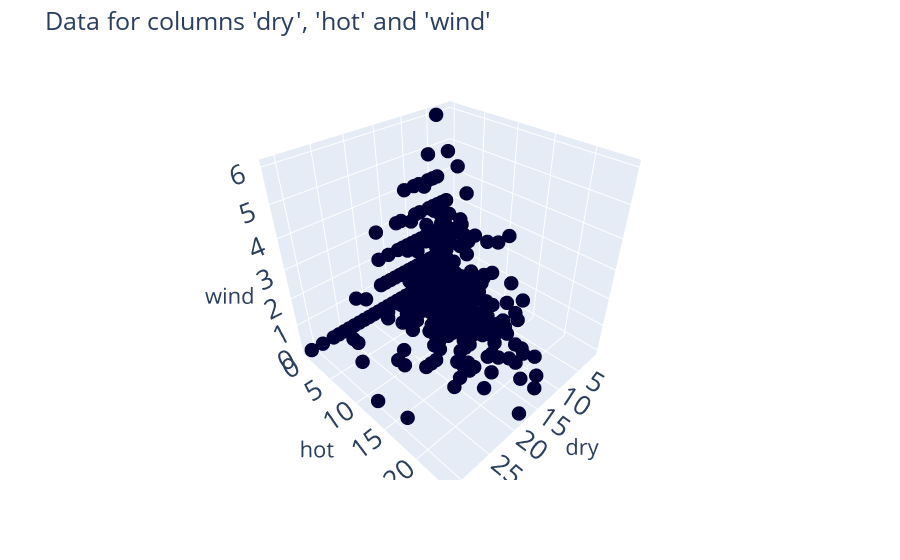

Write notebook code for a chart like this one.
### Code cell
scatter_3d(df.iloc[:,2:])
# scatter_3d(df_normalized)

### Figure 1 — Plotly figure (JSON) as saved in the notebook; plotly's stock layout.template omitted (floating-point values rounded to 4 significant figures; data arrays with more than 128 entries replaced by an {"elided": "..."} marker saying what was removed)
{"data": [{"hovertemplate": "Data=Real<br>dry=%{x}<br>hot=%{y}<br>wind=%{z}<extra></extra>", "legendgroup": "Real", "marker": {"color": "#000036", "size": 5, "symbol": "circle"}, "mode": "markers", "name": "Real", "scene": "scene", "showlegend": true, "type": "scatter3d", "x": {"elided": "1008 int values"}, "y": {"elided": "1008 int values"}, "z": {"elided": "1008 int values"}}], "layout": {"font": {"size": 18}, "legend": {"title": {"text": "Data"}, "tracegroupgap": 0}, "margin": {"t": 60}, "plot_bgcolor": "#F5F5F8", "scene": {"domain": {"x": [0, 1], "y": [0, 1]}, "xaxis": {"title": {"text": "dry"}}, "yaxis": {"title": {"text": "hot"}}, "zaxis": {"title": {"text": "wind"}}}, "showlegend": false, "title": {"text": "Data for columns 'dry', 'hot' and 'wind'"}}}
